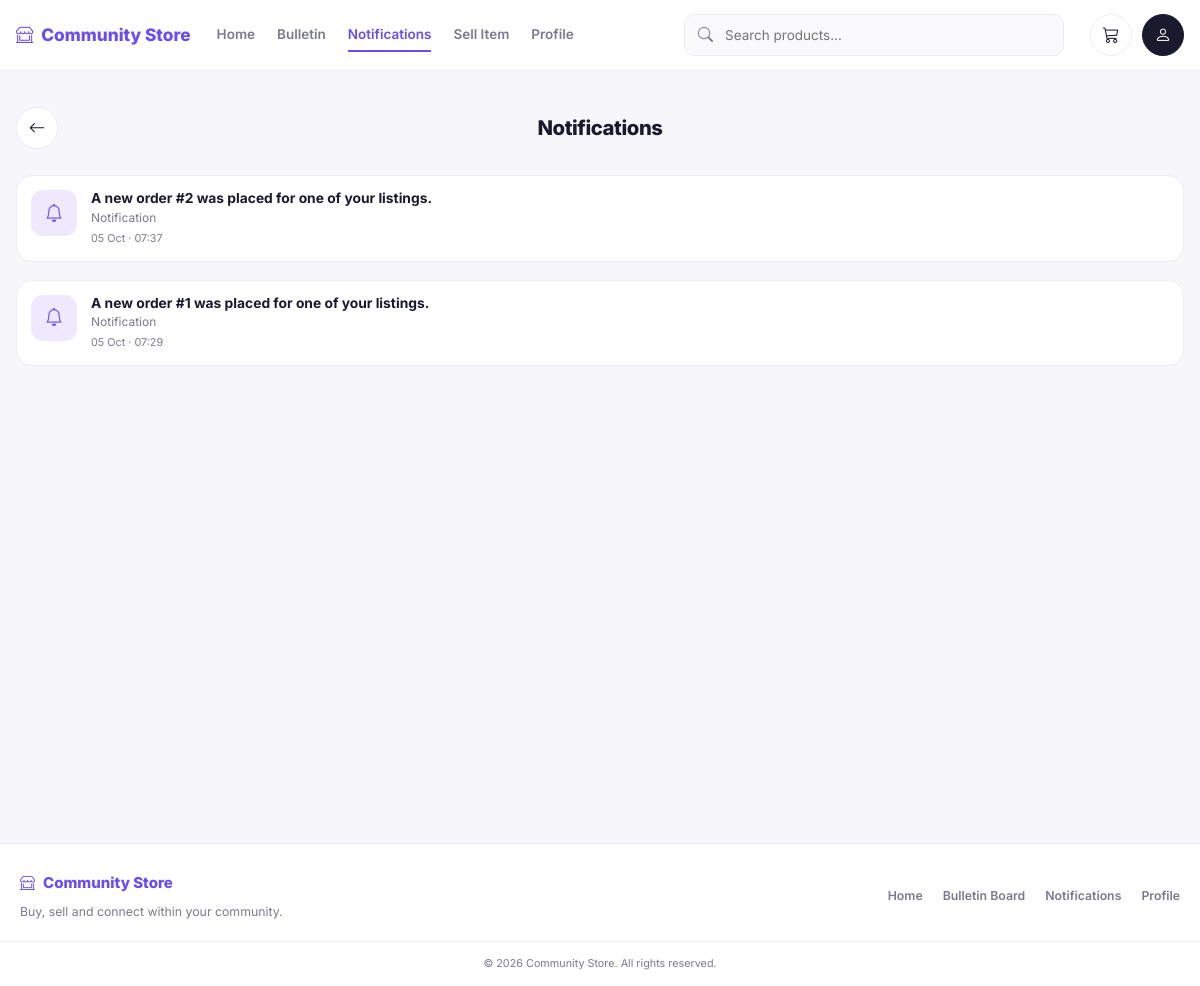
Page /frontend/notifications.php (signed in) on the committed database.
### tables this page shows
CREATE TABLE IF NOT EXISTS `notification` (
  `notificationID` int NOT NULL AUTO_INCREMENT,
  `message` text NOT NULL,
  `notificationDate` datetime NOT NULL,
  `userID` int NOT NULL,
  PRIMARY KEY (`notificationID`),
  KEY `fk_notification_user` (`userID`)
);

### classes/Notification.php (called while the page is built, shortened)
<?php
require_once __DIR__ . '/../config/database.php';
class Notification
{
    public function getByUser($userID)
    {
        global $conn;
        $sql = "SELECT *
                FROM notification
                WHERE userID = ?
                ORDER BY notificationDate DESC";
        $stmt = $conn->prepare($sql);
        $stmt->bind_param("i", $userID);
        $stmt->execute();
        return $stmt->get_result();
    }
}
?>

### frontend/notifications.php (the view, shortened to what this page needs)
<?php
require_once __DIR__ . '/../config/database.php';
require_once __DIR__ . '/../classes/Notification.php';
$userID = (int)$_SESSION['userID'];
$model = new Notification();
$list = $model->getByUser($userID);
require __DIR__ . '/../partials/header.php';
?>
<div class="top-bar">
    <a href="home.php" class="icon-btn"><i class="bi bi-arrow-left"></i></a>
    <h1 class="m-0">Notifications</h1>
</div>
<?php if ($list->num_rows === 0): ?>
    <div class="empty-state"><i class="bi bi-bell"></i><p class="mt-3 muted">No notifications yet.</p></div>
<?php else: ?>
    <?php while ($n = $list->fetch_assoc()): ?>
        <div class="notif">
            <div class="n-icon"><i class="bi bi-bell"></i></div>
            <div class="n-body">
                <h6><?= htmlspecialchars($n['message']) ?></h6>
                <p>Notification</p>
                <span class="n-time"><?= date('d M · H:i', strtotime($n['notificationDate'])) ?></span>
            </div>
        </div>
    <?php endwhile; ?>
<?php endif; ?>
<?php require __DIR__ . '/../partials/footer.php'; ?>

### assets/styles.css (style rules this page uses)
:root { --purple: #6C4CF1; --purple-dark: #4B32B8; --purple-light: #EDE9FE; --bg: #F7F7FB; --card: #FFFFFF; --text: #1A1A2E; --muted: #7A7A8C; --border: #ECECF2; --success: #16A34A; --danger: #DC2626; --warning: #F59E0B; --radius: 16px; --radius-sm: 10px; --shadow: 0 4px 18px rgba(20,20,43,.06); --shadow-lg: 0 18px 45px rgba(20,20,43,.14); }
* { box-sizing: border-box; }
html, body { margin: 0; padding: 0; background: var(--bg); color: var(--text); font-family: 'Inter', -apple-system, BlinkMacSystemFont, 'Segoe UI', Roboto, sans-serif; font-size: 15px; -webkit-font-smoothing: antialiased; }
a { text-decoration: none; color: inherit; }
.top-bar { display: flex; align-items: center; justify-content: space-between; padding: 18px 0 8px; gap: 12px; }
.top-bar h1 { font-size: 1.35rem; font-weight: 800; margin: 0; letter-spacing: -.02em; }
.icon-btn { width: 42px; height: 42px; border-radius: 50%; display: inline-flex; align-items: center; justify-content: center; background: #fff; border: 1px solid var(--border); color: var(--text); font-size: 1.1rem; transition: .15s; }
.notif { display: flex; gap: 14px; background: #fff; border: 1px solid var(--border); border-radius: var(--radius); padding: 14px; margin-bottom: 10px; position: relative; }
.notif .n-icon { width: 46px; height: 46px; border-radius: 12px; background: #EEE9FE; color: var(--purple); display: grid; place-items: center; font-size: 1.2rem; flex-shrink: 0; }
.notif .n-body { flex: 1; }
.notif .n-body h6 { margin: 0 0 2px; font-weight: 700; font-size: .92rem; }
.notif .n-body p { margin: 0; font-size: .8rem; color: var(--muted); }
.notif .n-time { font-size: .72rem; color: var(--muted); margin-top: 4px; display: block; }
body { min-height: 100vh; }
.app-shell > * { margin-bottom: 18px; }
.app-shell > *:last-child { margin-bottom: 0; }

### rows in the picture
notification: message "A new order #2 was placed for one of your listings.", notificationDate "05 Oct · 07:37"
notification: message "A new order #1 was placed for one of your listings.", notificationDate "05 Oct · 07:29"
